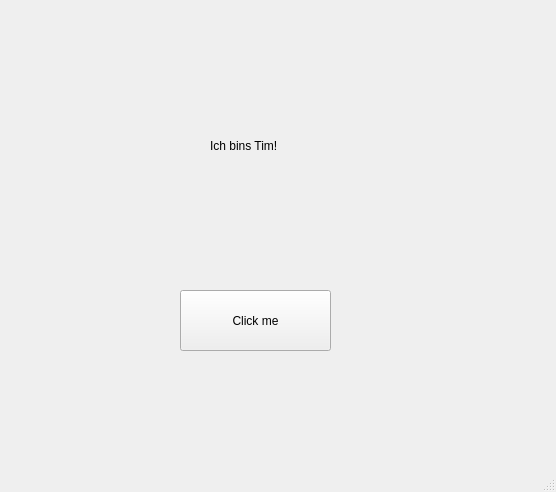
<?xml version="1.0" encoding="UTF-8"?>
<ui version="4.0">
 <class>MainWindow</class>
 <widget class="QMainWindow" name="MainWindow">
  <property name="geometry">
   <rect>
    <x>0</x>
    <y>0</y>
    <width>556</width>
    <height>492</height>
   </rect>
  </property>
  <property name="windowTitle">
   <string>MainWindow</string>
  </property>
  <widget class="QWidget" name="centralwidget">
   <widget class="QPushButton" name="button1">
    <property name="geometry">
     <rect>
      <x>180</x>
      <y>290</y>
      <width>151</width>
      <height>61</height>
     </rect>
    </property>
    <property name="text">
     <string>Click me</string>
    </property>
   </widget>
   <widget class="QLabel" name="label1">
    <property name="geometry">
     <rect>
      <x>210</x>
      <y>120</y>
      <width>121</width>
      <height>51</height>
     </rect>
    </property>
    <property name="text">
     <string>Ich bins Tim!</string>
    </property>
   </widget>
  </widget>
  <widget class="QMenuBar" name="menubar">
   <property name="geometry">
    <rect>
     <x>0</x>
     <y>0</y>
     <width>556</width>
     <height>22</height>
    </rect>
   </property>
  </widget>
  <widget class="QStatusBar" name="statusbar"/>
 </widget>
 <resources/>
 <connections/>
</ui>
